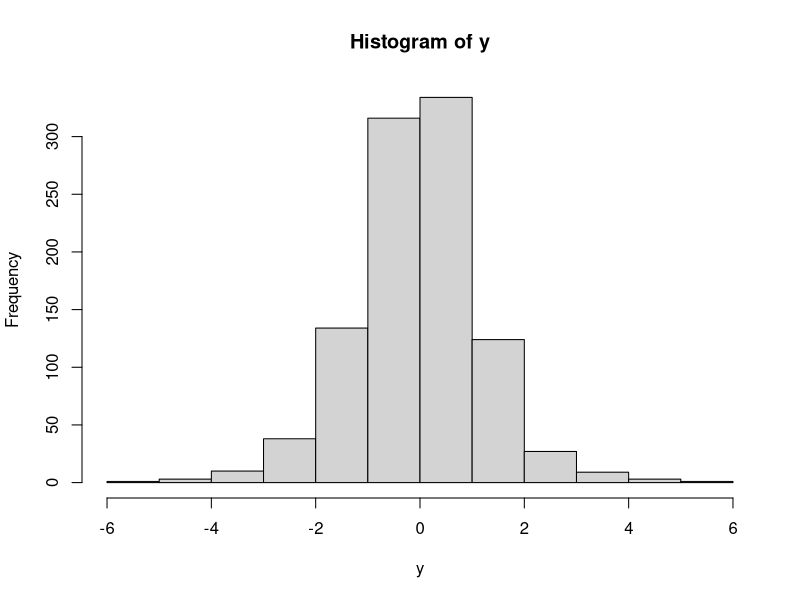
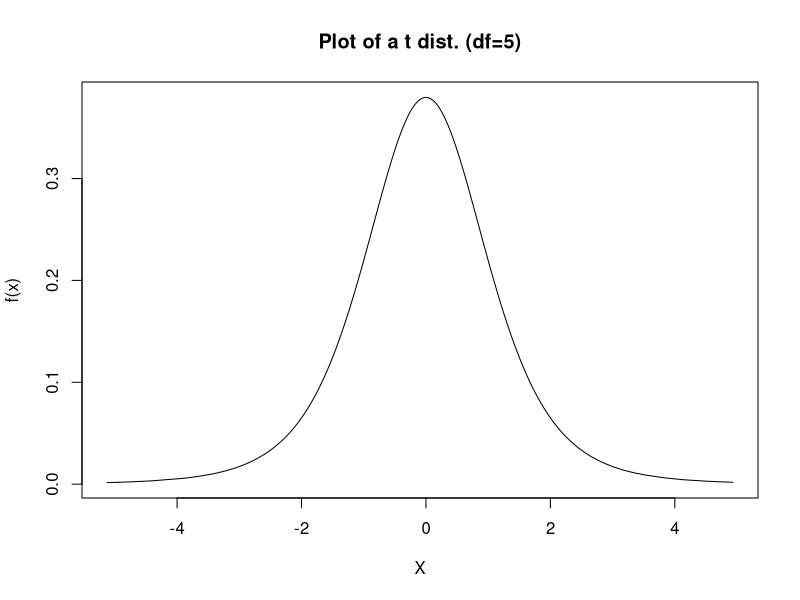

R code for these plots, in order:
?Distributions
?dt

#The Student's t Distribution
#dt(x, df, ncp, log = FALSE)
#pt(q, df, ncp, lower.tail = TRUE, log.p = FALSE)
#qt(p, df, ncp, lower.tail = TRUE, log.p = FALSE)
#rt(n, df, ncp)

# Let X~t(5) (df=5) 

# P(X<3)=?
pt(3,df=5)

#P(1<X<3)=?
pt(3,df=5)-pt(1,df=5) 

#P(X>3)=?
1-pt(3,df=5)
#or
pt(3,df=5,lower.tail = F)

# P(X<k)=0.05 --> k=?
qt(0.05,df=5)

# P(X>k)=0.05 --> k=?
qt(1-0.05,df=5)
# or
qt(0.05,df=5,lower.tail = F)

# P(X>k)=0.025 --> k=?
qt(1-0.025,df=5)

#Random t values
y <- rt(1000, df=5)
hist(y)
mean(y)
var(y)
5/3

y <- sort(rt(1000,df=5))
fy <- dt(y, df=5)
plot(y,fy, type="l", 
     main="Plot of a t dist. (df=5)",
     xlab="X", ylab="f(x)")

